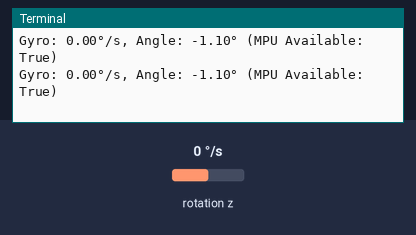
The program below on a simulated Raspberry Pi (BCM pin numbers). Parts: the last lines printed to the terminal. The test bench sets the inputs (shaded band); at power-on: rotation z 0 °/s. The interpreter's speed is modelled, so counts of loop turns are approximate; threads take turns every 2 ms; the clock reads 2024-03-15 10:24:30 at power-on unless the program sets it.

Above: at 3.9 s.
4.0 s: rotation z set to -192 °/s
At 4.02 s:
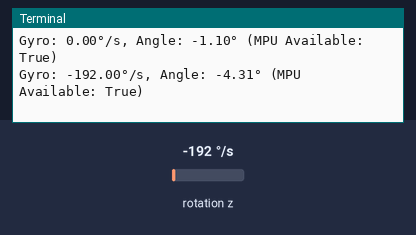
5.5 s: rotation z set to -100 °/s
At 5.55 s:
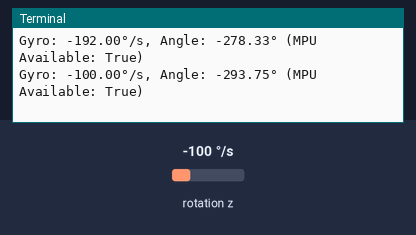
Timing chart, 0 to 8.5 s (numbered marks = the images above; inputs shaded):
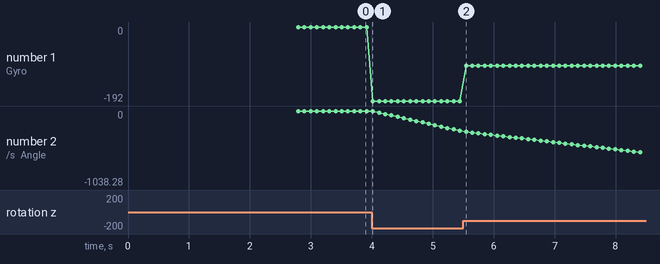

The program:

accelerometer.py
```python
import smbus
import time
import threading

GYRO_ZOUT_H = 0x47

bus = None
mpu_available = False

def init_mpu6050():
    global bus, mpu_available
    try:
        bus = smbus.SMBus(1)
        bus.write_byte_data(0x68, 0x6B, 0)
        bus.read_byte_data(0x68, 0x75)
        mpu_available = True
        print("MPU6050 initialized successfully")
        return True
    except Exception as e:
        print(f"Failed to initialize MPU6050: {e}")
        mpu_available = False
        return False

sensor_data = {
    "gyro": 0.0,
    "angle": 0.0
}

gyro_z_offset = 0.0
angle = 0.0
last_time = time.time()
thread_running = False
sensor_thread = None

def read_word(reg):

    try:
        high = bus.read_byte_data(0x68, reg)
        low = bus.read_byte_data(0x68, reg + 1)
        value = (high << 8) | low
        if value >= 32768:
            value -= 65536
        return value
    except Exception as e:
        print(f"Error reading from MPU6050: {e}")
        return 0

def calibrate_gyro_z_offset(samples=1000):
    global gyro_z_offset

    print("Calibrating gyroscope Z-axis offset. Keep sensor still.")
    gyro_z_sum = 0.0
    for _ in range(samples):
        z_gyro = read_word(GYRO_ZOUT_H) / 131.0  # Convert raw to degrees
        gyro_z_sum += z_gyro
        time.sleep(0.000001) # LESS SLEEP MORE ACCURATE
    gyro_z_offset = gyro_z_sum / samples
    print(f"Gyro Z Offset: {gyro_z_offset}")

def update_sensor_data():
    global angle, last_time, sensor_data, gyro_z_offset, thread_running
    last_time = time.time()  # Reset the timer when thread starts

    while thread_running:
        # Gyro Z raw data converted to degrees - offset
        z_gyro = (read_word(GYRO_ZOUT_H) / 131.0) - gyro_z_offset

        # Calculate time difference for integration
        current_time = time.time()
        dt = current_time - last_time
        last_time = current_time

        angle += z_gyro * dt
        angle_mod = (angle + 10 % 360) -11.1
        # Calibrated numbers. Depends on the initial possition and angle of the sensor.

        sensor_data["gyro"] = z_gyro
        sensor_data["angle"] = angle_mod

def start_sensor_thread():
    global thread_running, sensor_thread, angle, last_time

    if thread_running:
        print("Sensor thread already running")
        return

    # Initialize MPU6050
    if not init_mpu6050():
        print("MPU6050 not found")

    # Reset angle
    angle = 0.0
    last_time = time.time()

    calibrate_gyro_z_offset()
    thread_running = True
    sensor_thread = threading.Thread(target=update_sensor_data, daemon=True)
    sensor_thread.start()
    print("Sensor thread started")

def stop_sensor_thread():
    global thread_running
    thread_running = False
    print("Sensor thread stopped")

def reset_angle():
    global angle
    angle = 0.0
    print("Angle reset to zero")

def read_acc():
    if not thread_running:
        print("Warning: Sensor thread not running. Call start_sensor_thread() first.")
        return {"gyro": 0.0, "angle": 0.0}

    return sensor_data.copy()

if __name__ == "__main__":
    start_sensor_thread()
    try:
        while True:
            data = read_acc()
            print(f"Gyro: {data['gyro']:.2f}°/s, Angle: {data['angle']:.2f}° (MPU Available: {mpu_available})")
            time.sleep(0.1)  ## less for more accuracy
    except KeyboardInterrupt:
        print("Exiting...")
        stop_sensor_thread()
```

Measured:
- after the input at 4.0 s, the terminal: prints a new line at once (image 1)
- plotted number 1: 0 → -192 after the input at 4.0 s
- plotted number 2: -1.1 → -278.33 after the input at 4.0 s
